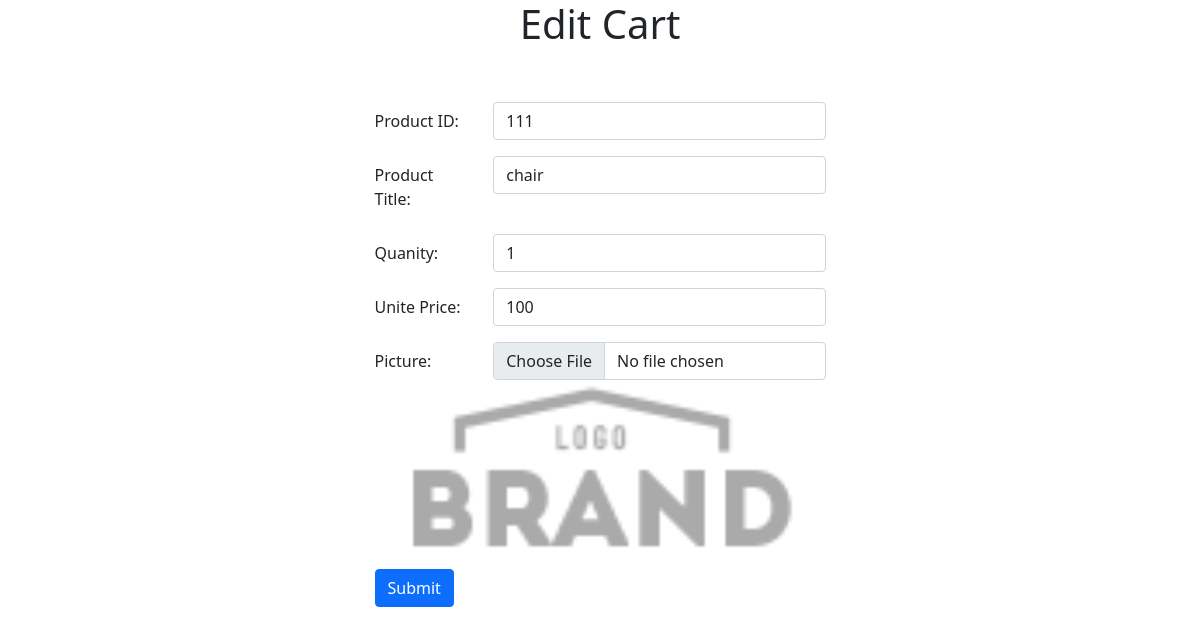
/admin/Carts/edit.php?id=4, run on the app's committed database.
### tables this page shows
CREATE TABLE `carts` (
  `id` int(11) NOT NULL,
  `product_id` int(11) NOT NULL,
  `product_title` varchar(255) NOT NULL,
  `qty` int(11) NOT NULL,
  `unite_price` int(11) NOT NULL,
  `total_price` int(11) NOT NULL,
  `created_at` datetime NOT NULL DEFAULT CURRENT_TIMESTAMP,
  `picture` varchar(255) DEFAULT NULL
);

### src/Cart.php (called while the page is built, shortened)
<?php
class Cart
{
public function edit(){
    $webroot="http://localhost/cruddb/";
    $_id = $_GET['id'];
    $conn = new PDO("mysql:host=localhost;dbname=ecommerceseip",
        'root', '');
    $conn->setAttribute(PDO::ATTR_ERRMODE,
        PDO::ERRMODE_EXCEPTION);
    $query = "SELECT * FROM `carts` WHERE id = :id";
    $stmt = $conn->prepare($query);
    $stmt->bindParam(':id', $_id);
    $result = $stmt->execute();
    $cart = $stmt->fetch();
    return $cart;
}
}

### admin/Carts/edit.php (the view, shortened to what this page needs)
<?php
$webroot="http://localhost/cruddb/";
$_edit= new Cart;
$cart=$_edit->edit();
?>
<!doctype html>
<html lang="en">
<head>
    <link href="https://cdn.jsdelivr.net/npm/bootstrap@5.1.3/dist/css/bootstrap.min.css" rel="stylesheet">
</head>
<body>
<section>
    <div class="container">
        <div class="row justify-content-center">
            <div class="col-md-5">
                <h1 class="text-center mb-4">Edit Cart</h1>
                <form method="post" action="update.php" enctype="multipart/form-data">
                    <div class="mb-3 row">
                        <label for="inputId" class="col-md-3 col-form-label"></label>
                        <div class="col-md-9">
                        </div>
                    </div>
                    <div class="mb-3 row">
                        <label for="inputTitle" class="col-md-3 col-form-label">Product ID:</label>
                        <div class="col-md-9">
                            <input
                                type="text"
                                class="form-control"
                                id="inputPro_id"
                                name="product_id"
                                value="<?=$cart['product_id']?>"
                            >
                        </div>
                    </div>
                    <div class="mb-3 row">
                        <label for="inputTitle" class="col-md-3 col-form-label">Product Title:</label>
                        <div class="col-md-9">
                            <input
                                type="text"
                                class="form-control"
                                id="inputPro_title"
                                name="product_title"
                                value="<?=$cart['product_title']?>"
                            >
                        </div>
                    </div>
                    <div class="mb-3 row">
                        <label for="inputTitle" class="col-md-3 col-form-label">Quanity:</label>
                        <div class="col-md-9">
                            <input
                                type="text"
                                class="form-control"
                                id="inputQty"
                                name="qty"
                                value="<?=$cart['qty']?>"
                            >
                        </div>
                    </div>
                    <div class="mb-3 row">
                    <label for="inputUnite_price" class="col-md-3 col-form-label">Unite Price:</label>
                    <div class="col-md-9">
                        <input
                                type="number"
                                class="form-control"
                                id="inputUnite_price"
                                name="unite_price"
                                value="<?=$cart['unite_price']?>"
                        >
                    </div>
            </div>
                    <div class="mb-3 row">
                        <label for="inputFile" class="col-md-3 col-form-label">Picture:</label>
                        <div class="col-md-9">
                            <input
                                    type="file"
                                    class="form-control"
                                    id="inputFile"
                                    name="picture"
                                    value="<?=$cart['picture'];?>"
                            >
                        </div>
                        <img src="<?=$webroot;?>uploads/<?=$cart['picture'];                       ?>">
                    </div>
                    <div class="mb-3 row">
                        <div class="col-auto">
                            <button type="submit" class="btn btn-primary mb-3">Submit</button>
                        </div>
                    </div>
                </form>
            </div>
        </div>
    </div>
</section>
</body>
</html>

### data on the page
carts: product_id "111", product_title "chair", qty "1", unite_price "100", picture (picture)
